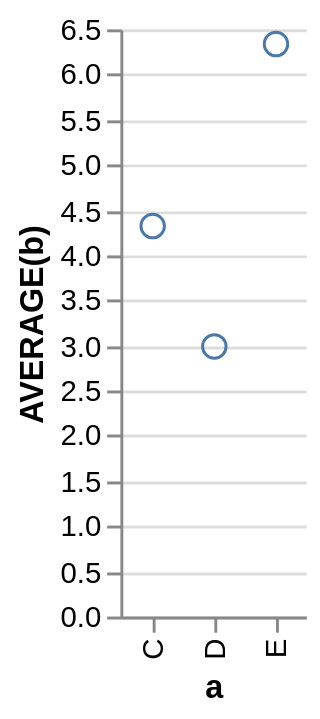

The specification (Vega-Lite) saved for this image:
### Vega specification from a JSON file in a GitHub repository (floating-point values rounded to 4 significant figures)
{"$schema": "https://vega.github.io/schema/vega/v3.0.json", "autosize": "pad", "padding": 5, "encode": {"update": {"fill": {"value": "transparent"}}}, "data": [{"name": "source_0", "values": [{"a": "C", "b": 2}, {"a": "C", "b": 7}, {"a": "C", "b": 4}, {"a": "D", "b": 1}, {"a": "D", "b": 2}, {"a": "D", "b": 6}, {"a": "E", "b": 8}, {"a": "E", "b": 4}, {"a": "E", "b": 7}]}, {"name": "data_0", "source": "source_0", "transform": [{"type": "formula", "expr": "toNumber(datum[\"b\"])", "as": "b"}, {"type": "aggregate", "groupby": ["a"], "ops": ["average"], "fields": ["b"], "as": ["average_b"]}]}], "signals": [{"name": "x_step", "value": 21}, {"name": "width", "update": "bandspace(domain('x').length, 1, 0.5) * x_step"}, {"name": "height", "update": "200"}], "marks": [{"name": "marks", "type": "symbol", "role": "point", "from": {"data": "data_0"}, "encode": {"update": {"x": {"scale": "x", "field": "a"}, "y": {"scale": "y", "field": "average_b"}, "stroke": {"value": "#4c78a8"}, "fill": {"value": "transparent"}}}}], "scales": [{"name": "x", "type": "point", "domain": {"data": "data_0", "field": "a", "sort": true}, "range": {"step": {"signal": "x_step"}}, "round": true, "padding": 0.5}, {"name": "y", "type": "linear", "domain": {"data": "data_0", "field": "average_b"}, "range": [200, 0], "round": true, "nice": true, "zero": true}], "axes": [{"scale": "x", "orient": "bottom", "tickCount": 5, "title": "a", "zindex": 1, "encode": {"labels": {"update": {"angle": {"value": 270}, "align": {"value": "right"}, "baseline": {"value": "middle"}}}}}, {"scale": "y", "orient": "left", "title": "AVERAGE(b)", "zindex": 1}, {"scale": "y", "domain": false, "grid": true, "labels": false, "orient": "left", "ticks": false, "zindex": 0, "gridScale": "x"}]}
